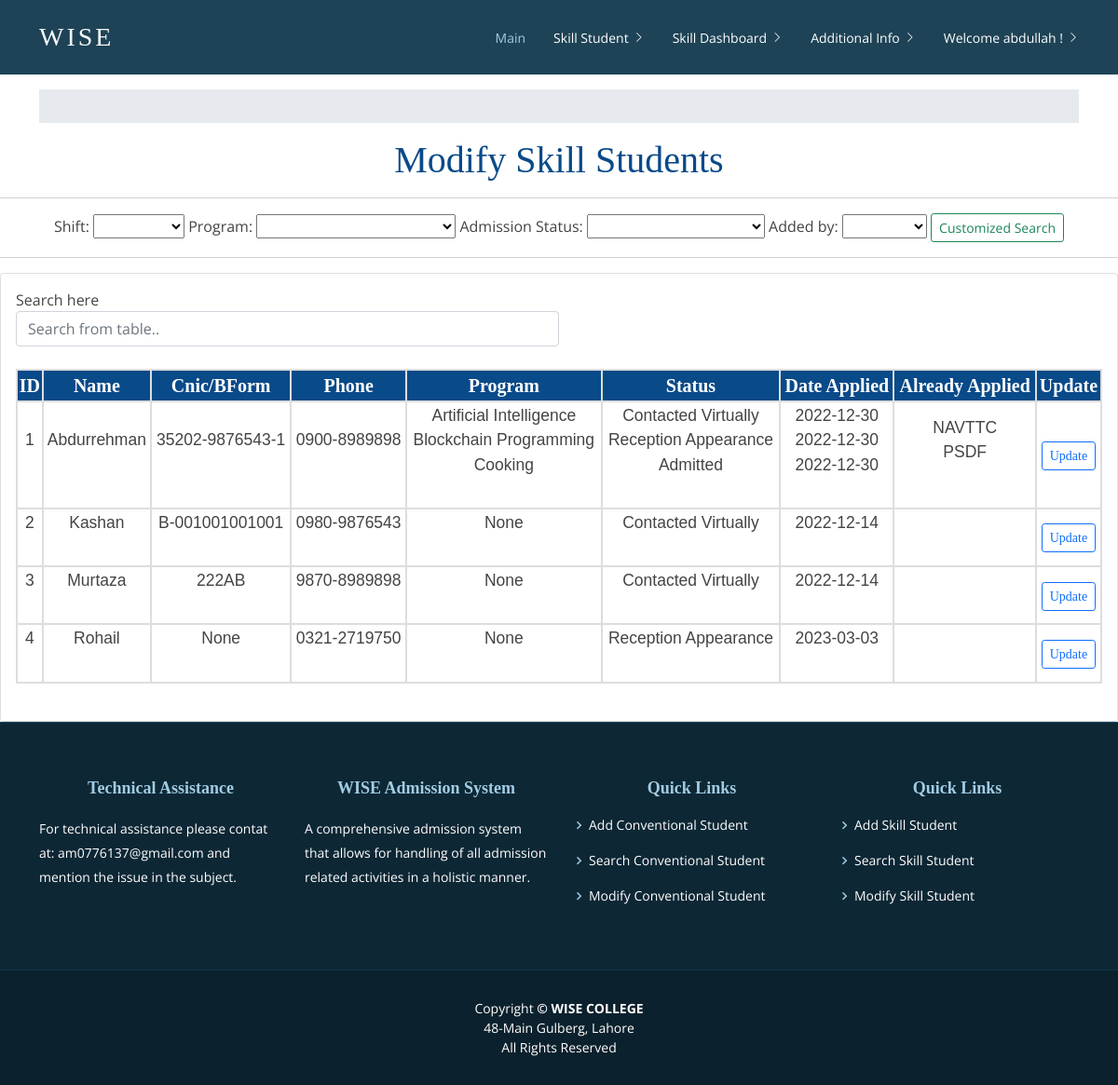
The app's page /modify_skill_dashboard/ (signed in), older data.
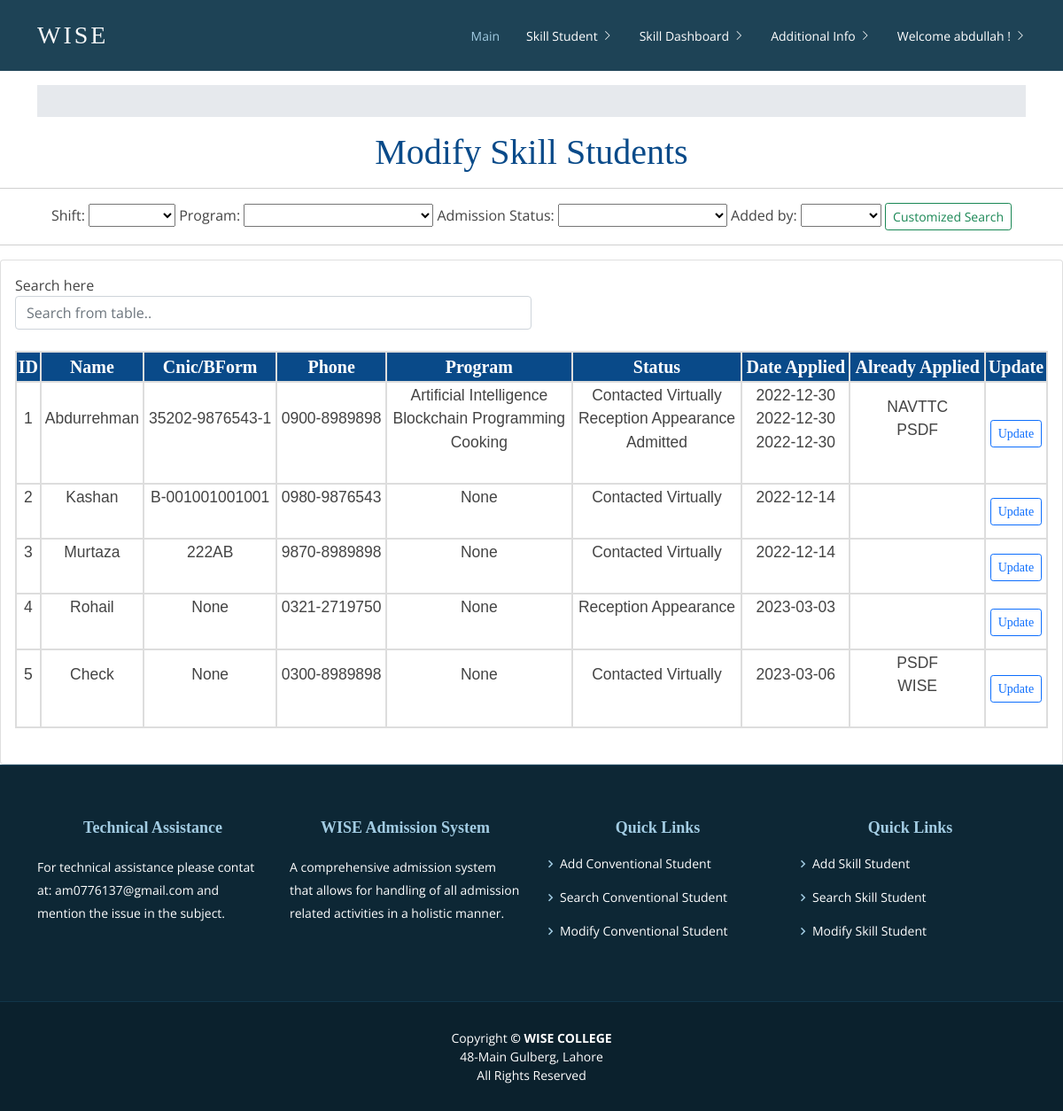
The same page, newer data.
### AdmissionSystem/models.py (models this page shows, shortened)
class SkillStudent(models.Model):
	residencial_status_choice = (
	('Hostel','Hostel'),
	('Local','Local'),
	)
	gender_choice = (
	('Male','Male'),
	('Female','Female'),
	('Intersex','Intersex'),
	)
	shifts_choice = (
	('Morning','Morning'),
	('Afternoon','Afternoon'),
	('Evening','Evening'),
	('Night','Night'),
	)
	program_of_interest_choice = (
	('Artifical Intelligence','Artifical Intelligence'),
	('Big Data','Big Data'),
	('Blockchain Programming','Blockchain Programming'),
	('Graphics Designing','Graphics Designing'),
	('Graphics and Web Design','Graphics and Web Design'),
	('Digital Marketing','Digital Marketing')
	)
	transportation_choice = (
	('Personal Conveyance','Personal Conveyance'),
	('Parent Conveyance','Parent Conveyance'),
	('Local Transport','Local Transport')
	)
	informationsource_choice = (
	('Random Walk-in','Random Walk-in'),
	('Social Media','Social Media'),
	('By Reference','By Reference'),
	('Electronic Media','Electronic Media'),
	('On-Ground Advertisement ','On-Ground Advertisement'),
	('Relative','Relative'),
	('Neighbour','Neighbour'),
	('Friend','Friend'),
	('Class Fellow','Class Fellow'),
	('Any Other','Any Other'),
	)
	def student_directory_path(instance, filename):
		return 'static/admissionsystem/student_images/{0}/{1}'.format(instance.id, filename)
	name = models.CharField(max_length=100)
	pre_qualification = models.ForeignKey(PreQualification, on_delete=models.SET_NULL, null=True, blank=True)
	photograph = models.ImageField(upload_to=student_directory_path,blank=True, default='/static/default-images/default-student-img.jpg')
	gender = models.CharField(max_length=100,choices=gender_choice, null=True, blank=True)
	father_Name = models.CharField(max_length=100, null=True, blank=True)
	cnic = models.CharField(max_length=100,null=True,blank=True)
	b_form = models.CharField(max_length=100,null=True,blank=True)
	email = models.EmailField(max_length=100,null=True,blank=True)
	domicile = models.CharField(max_length=100, null=True, blank=True)
	date_of_birth = models.DateField(null=True, blank=True)
	residencial_status = models.CharField(max_length=100,choices=residencial_status_choice, null=True, blank=True)
	address = models.CharField(max_length=600, null=True, blank=True)
	area = models.CharField(max_length=100, null=True, blank=True)
	laptop = models.BooleanField(null=True, blank=True)
	computer_at_Home = models.BooleanField(null=True, blank=True)
	transportation = models.CharField(max_length=100,choices=transportation_choice, null=True, blank=True)
	information_source=models.CharField(max_length=100,choices=informationsource_choice, null=True, blank=True)
	reference = models.CharField(max_length=100, blank=True)
	created_by = models.CharField(max_length=100,null=True,blank=True)
	updated_by = models.CharField(max_length=100,null=True,blank=True)

class PhoneNo(models.Model):
	student = models.OneToOneField(SkillStudent, on_delete=models.CASCADE)
	personal_phone_no_1 = models.CharField(max_length=100, null=True, blank=True)
	personal_phone_no_2 = models.CharField(max_length=100, null=True, blank=True)
	father_phone_no = models.CharField(max_length=100, null=True, blank=True)
	mother_phone_no = models.CharField(max_length=100, null=True, blank=True)
	emergency_phone_no = models.CharField(max_length=100, null=True, blank=True)
	created_by = models.CharField(max_length=100, null=True, blank=True)
	updated_by = models.CharField(max_length=100, null=True, blank=True)

### AdmissionSystem/views.py (the view)
# urls.py: path('modify_skill_dashboard/',views.modify_skill_dashboard,name='modify_skill_dashboard'),
@login_required(login_url='loginpageview')
def modify_skill_dashboard(request):
	if request.method == "POST":
		contacted_form = StudentCustomSearchForm(request.POST)
		if contacted_form.is_valid():
			shift = contacted_form.cleaned_data['shift']
			program_of_interest = contacted_form.cleaned_data['program_of_interest']
			admission_status = contacted_form.cleaned_data['admission_status']
			created_by = contacted_form.cleaned_data['created_by']
			data_list = [shift, program_of_interest, admission_status, created_by]
			dict_of_data={}
			for item in enumerate(data_list):
				if item[1]=="":
					continue
				else:
					if item[0]==0:
						dict_of_data['shift'] = item[1]
					elif item[0]==1:
						dict_of_data['program_of_interest'] = item[1]
					elif item[0]==2:
						dict_of_data['admission_status'] = item[1]
					elif item[0]==3:
						dict_of_data['created_by'] = item[1]
			skillstudentobjects=SkillStudent.objects.filter(**dict_of_data)
			std_data = generate_context(skillstudentobjects=skillstudentobjects)
	else:
		skillstudentobjects=SkillStudent.objects.all()
		std_data = generate_context(skillstudentobjects=skillstudentobjects)
	student_custom_search_form=StudentCustomSearchForm()
	context = {
		'students': std_data,
		'student_custom_search_form':student_custom_search_form
	}
	return render(request,'modify_skill_dashboard.html',context)

### AdmissionSystem/models.py (called while the page is built)
	def __str__(self):
		return str(self.course_name)

### templates/modify_skill_dashboard.html (shortened to what this page needs)
{% extends 'base.html' %}
{% load static %}
{% block content %}
<div class="col-md-15">
		<h1>Modify Skill Students</h1>
		<hr>
		<div class="text-center col-md-15">
			<form method="POST" action="" enctype="multipart">
				{{ student_custom_search_form }}
				<input value="Customized Search" type="submit" class="btn btn-sm btn-outline-success">
			</form>
		</div>
		<hr>
		<div class="card card-body">
				<table id="search-table" class="users-table mt-4">
	        <div style="width: 50%">
	        	<label style="" for="search-input">Search here</label>
	        	<input class="form-control" id="search-input" type="text" placeholder="Search from table..">
	        </div>
					<tr>
						<th>ID</th>
						<th>Name</th>
						<th>Cnic/BForm</th>
						<th>Phone</th>
						<th>Program</th>
						<th>Status</th>
						<th>Date Applied</th>
						<th>Already Applied</th>
						<th>Update</th>
					</tr>
					{% for student in students %}
							<tr>
								{% for student_data in student %}
									<td><pre style="font-family: Arial, Helvetica, sans-serif;">{{ student_data }}<pre></td>
								{% endfor %}
								<td><input value="Update" type="button"  onclick="location.href='{% url 'update_skill_detail_view' student.0 %}'" class="btn btn-sm btn-outline-primary"></td>
							</tr>
					{% endfor %}
				</table>
				<br>
		</div>
	</div>
{% endblock %}

### templates/base.html (shortened to what this page needs)
<!DOCTYPE html>
<html lang="en">
<head>
    <link rel="stylesheet" href="https://pro.fontawesome.com/releases/v5.10.0/css/all.css" />
    <link href="https://cdn.jsdelivr.net/npm/bootstrap@5.1.3/dist/css/bootstrap.min.css" rel="stylesheet">
    <link href="../../static/admissionsystem/vendor/animate.css/animate.min.css" rel="stylesheet">
    <link href="../../static/admissionsystem/vendor/aos/aos.css" rel="stylesheet">
    <link href="../../static/admissionsystem/vendor/bootstrap/css/bootstrap.min.css" rel="stylesheet">
    <link href="../../static/admissionsystem/vendor/bootstrap-icons/bootstrap-icons.css" rel="stylesheet">
    <link href="../../static/admissionsystem/vendor/boxicons/css/boxicons.min.css" rel="stylesheet">
    <link href="../../static/admissionsystem/vendor/glightbox/css/glightbox.min.css" rel="stylesheet">
    <link href="../../static/admissionsystem/vendor/swiper/swiper-bundle.min.css" rel="stylesheet">
    <link href="../../static/admissionsystem/css/style.css" rel="stylesheet">
    <link href="../../static/admissionsystem/css/Navigation.css" rel="stylesheet"> {% block style %} {% endblock %}
</head>
<body style="background-image: url('../../static/admissionsystem/img/bag.jpg'); background-size: auto;background-repeat: repeat;">
    <header id="header" class="fixed-top d-flex align-items-center">
        <div class="container d-flex justify-content-between align-items-center">
            <div class="logo">
                <h1 class="text-light"><span>Wise</span></a></h1>
            </div>
            <nav id="navbar" class="navbar ">
                <ul>
                    <li><a class="active " href="{% url 'homeview' %}">Main</a></li>
                     <li class="dropdown"><a href="/"><span>Skill Student</span> <i class="bi bi-chevron-right"></i></a>
                    </li>
                    <li class="dropdown"><a href="/"><span>Skill Dashboard</span> <i class="bi bi-chevron-right"></i></a>
                    </li>
                    <li class="dropdown"><a href="/"><span>Additional Info</span> <i class="bi bi-chevron-right"></i></a>
                    </li>
                     <li class="dropdown"><a href="#"><span>Welcome {{ user.get_username }} !</span> <i class="bi bi-chevron-right"></i></a>
                    </li>
                </ul>
            </nav>
        </div>
    </header>
    <br>
    <br>
    <br>
    <br>
    <div class="container">
        <ol class="breadcrumb breadcrumb-arrow">
        </ol>
    </div>
    {% include 'messages.html' %} {% block content %} {% endblock %}
    <footer id="footer" data-aos="fade-up" data-aos-easing="ease-in-out" data-aos-duration="500">
        <div class="footer-top">
            <div class="container">
                <div class="row">
                    <div class="col-lg-3 col-md-6 footer-contact">
                        <h4>Technical Assistance</h4>
                        <p>
                            For technical assistance
                            please contat at:
                            am0776137@gmail.com
                            and mention the issue in the subject.
                        </p>
                    </div>
                    <div class="col-lg-3 col-md-6 footer-contact">
                        <h4>WISE Admission System</h4>
                        <p>
                            A comprehensive admission system
                            that allows for handling of all admission
                            related activities in a holistic manner.
                        </p>
                    </div>
                    <div class="col-lg-3 col-md-6 footer-links">
                        <h4>Quick Links</h4>
                        <ul>
                            <li><i class="bx bx-chevron-right"></i> <a href="#">Add Conventional Student</a></li>
                            <li><i class="bx bx-chevron-right"></i> <a href="#">Search Conventional Student</a></li>
                            <li><i class="bx bx-chevron-right"></i> <a href="#">Modify Conventional Student</a></li>
                        </ul>
                    </div>
                    <div class="col-lg-3 col-md-6 footer-links">
                        <h4>Quick Links</h4>
                        <ul>
                            <li><i class="bx bx-chevron-right"></i> <a href="{% url 'addskillstudentview' %}">Add Skill Student</a></li>
                            <li><i class="bx bx-chevron-right"></i> <a href="{% url 'search_skill_dashboard' %}">Search Skill Student</a></li>
                            <li><i class="bx bx-chevron-right"></i> <a href="{% url 'modify_skill_dashboard' %}">Modify Skill Student</a></li>
                        </ul>
                    </div>
                </div>
            </div>
        </div>
        <div class="container">
            <div class="copyright">
                Copyright <strong>&copy; <span>WISE COLLEGE</span></strong>
                <br>
                48-Main Gulberg, Lahore
                <br>
                All Rights Reserved
            </div>
        </div>
    </footer>
</body>
</html>

### static/admissionsystem/css/style.css (style rules this page uses)
body { font-family: "Open Sans", sans-serif; color: #444; }
a { color: #4fa6d5; text-decoration: none; }
h1, h2, h3, h4, h5, h6, .font-primary { font-family: "Times New Roman"; }
#header { height: 80px; transition: all 0.5s; z-index: 997; transition: all 0.5s; background: #1e4356; }
#header .logo h1 { font-size: 28px; margin: 0; padding: 4px 0; line-height: 1; font-weight: 400; letter-spacing: 3px; text-transform: uppercase; }
.navbar { padding: 0; }
.navbar ul { margin: 0; padding: 0; display: flex; list-style: none; align-items: center; }
.navbar li { position: relative; }
.navbar a { display: flex; align-items: center; justify-content: space-between; padding: 10px 0 10px 30px; font-family: "Open Sans", sans-serif; font-size: 14px; color: #fff; white-space: nowrap; transition: 0.3s; text-decoration: none; }
.navbar a i { font-size: 12px; line-height: 0; margin-left: 5px; }
.navbar a:hover, .navbar .active, .navbar li:hover > a { color: #a2cce3; }
#footer { background: #0b212d; padding: 0 0 30px 0; color: #fff; font-size: 14px; }
#footer .footer-top { background: #0d2735; border-top: 1px solid #17455e; border-bottom: 1px solid #123649; padding: 60px 0 30px 0; }
#footer .footer-top h4 { font-size: 18px; font-weight: 600; color: #a2cce3; position: relative; padding-bottom: 12px; }
#footer .footer-top .footer-links { margin-bottom: 30px; }
#footer .footer-top .footer-links ul { list-style: none; padding: 0; margin: 0; }
#footer .footer-top .footer-links ul i { padding-right: 2px; color: #a2cce3; font-size: 18px; line-height: 1; }
#footer .footer-top .footer-links ul li { padding: 10px 0; display: flex; align-items: center; }
#footer .footer-top .footer-links ul li:first-child { padding-top: 0; }
#footer .footer-top .footer-links ul a { color: #fff; transition: 0.3s; display: inline-block; line-height: 1; }
#footer .footer-top .footer-contact { margin-bottom: 30px; }
#footer .footer-top .footer-contact p { line-height: 26px; }
#footer .copyright { text-align: center; padding-top: 30px; }

### static/admissionsystem/css/Navigation.css (style rules this page uses)
.breadcrumb-arrow { height: 36px; padding: 0; line-height: 36px; list-style: none; background-color: #e6e9ed }

### templates/modify_skill_dashboard.html (style rules this page uses)
h1, h2, h3, h4, h5, h6 { text-align: center; color: #094a89; font-family: timesnewroman; }
table { border-collapse: collapse; width: 100%; text-align: center; font-size: 20px; font-family: timesnewroman; }
th { background-color: #094a89; color: white; }
th, td { border: 2px solid #ddd; }

Row changes from the older to the newer data that the page shows:
added SkillStudent: student "Check"
added PhoneNo: student "0300-8989898"
Text that changed along with them:
new list line: "5 None None Contacted Virtually 2023-03-06 PSDF WISE Update"
